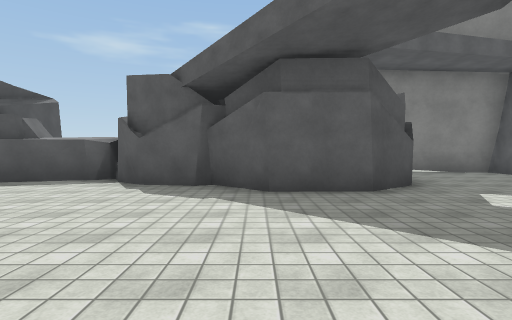
View 1 (above)

16 first-person views from a walk through a 3-D level made in the Unity game engine. The camera is 1.3 m above the floor, tilts 2° down and sees 80° across. The floor is counted in squares, 2 m on a side. Each view is taken from the middle of a square. On the plan, view 1 faces up. The plan holds only what a view shows up to about 10 squares ahead; the rest is blank. The player character is not drawn. Surface patterns are stand-ins for the level's own textures.

View 2
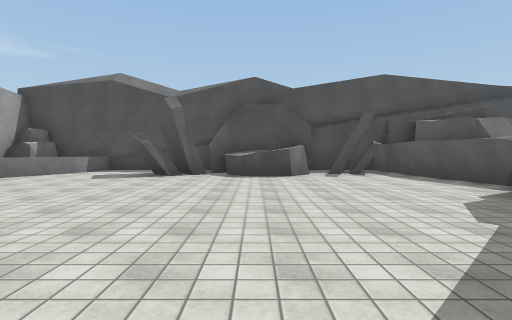

View 3
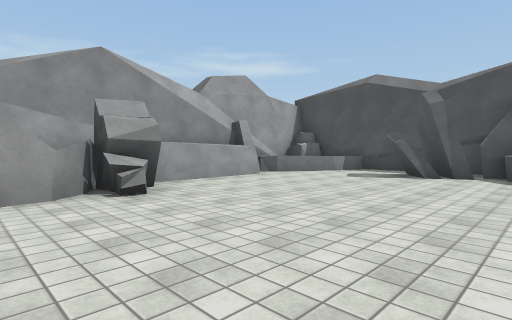

View 4
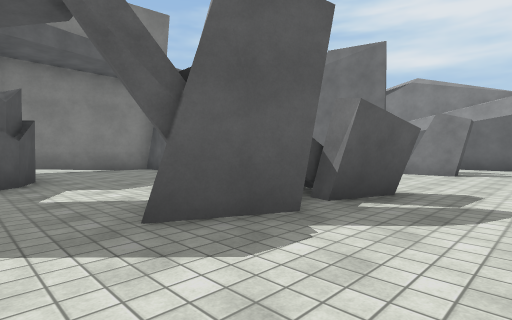

View 5
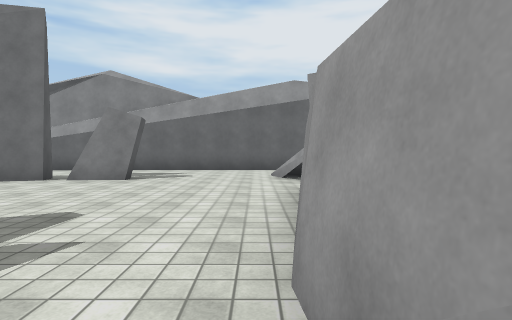

View 6
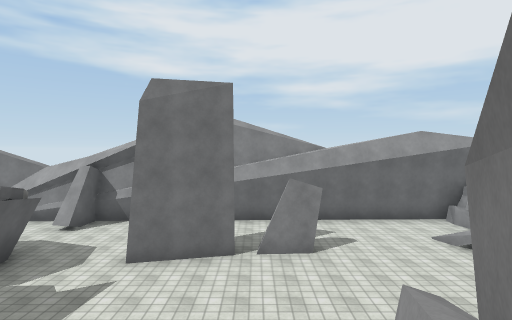

View 7
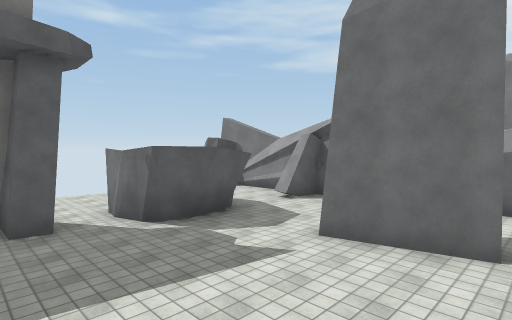

View 8
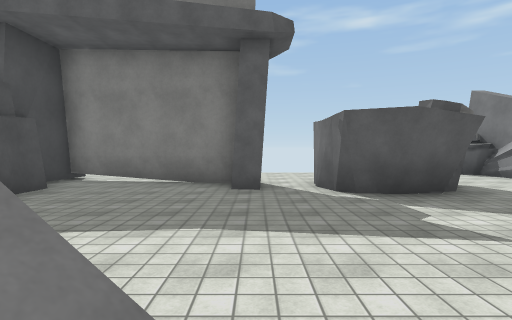

View 9
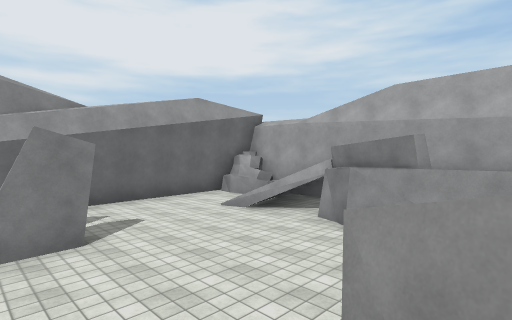

View 10
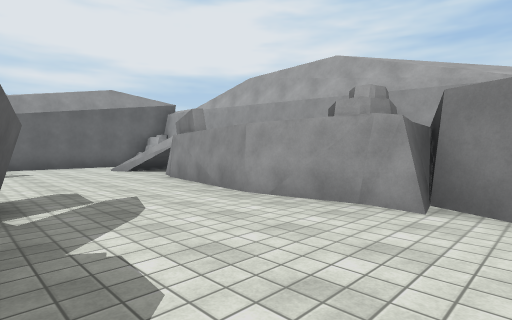

View 11
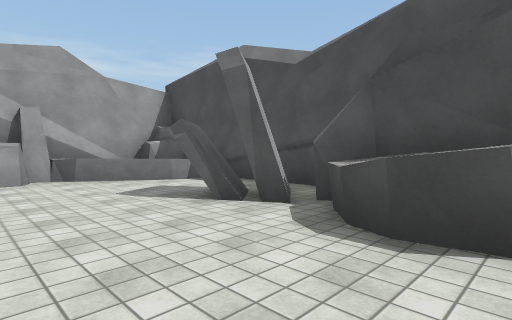

View 12
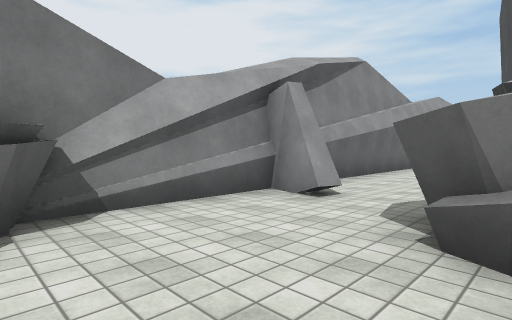

View 13
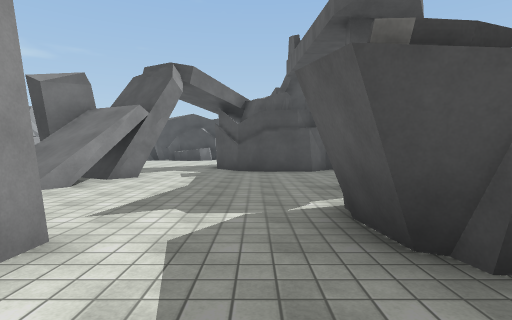

View 14
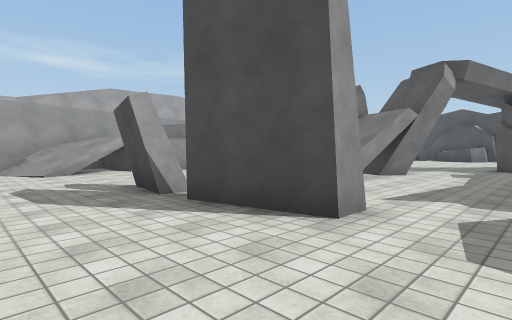

View 15
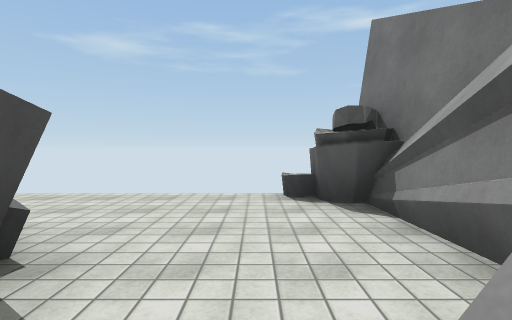

View 16
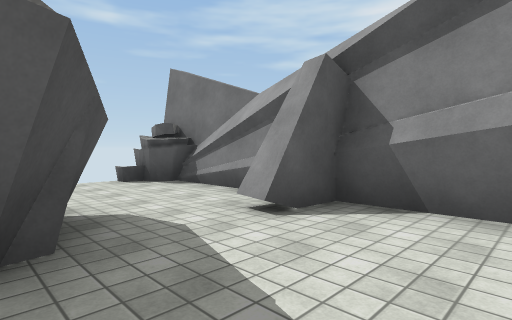

### Floor plan
Key: @ floor where view 1 was taken; # wall or solid block; x gap in a wall; . floor; / step, stairs or slope; = window, fence, low wall or low ledge; ^ raised ledge.
Columns run from 8 left of view 1 to 14 right of it. Each row starts with its distance up from view 1.
 12                      #
 11                ......##
 10           .... .......#
  9           ######.##...#
  8           #....#.##...#
  7    ####   ##.....##..##
  6 ####..### ##..........#
  5 ###.....###...........#
  4 ###...............#...#
  3  #^.........#/#/..##..#
  2  ^^.........////...x..#
  1 ##^.........##=....#..#
  0 ###.....@.............#
 -1 #.#...................#
 -2 #.....................#
 -3 #^^.....#^#########//.#
 -4 #^^^^###^  #      //=##
 -5  #########     ########

Where each view was taken, in squares from view 1:
view 1: 0 up, 0 right, facing up
view 2: 2 up, 2 right, facing left
view 3: 2 up, 2 right, facing down-left
view 4: 1 down, 2 right, facing up-right
view 5: 2 down, 4 right, facing right
view 6: 2 up, 4 right, facing right
view 7: 2 up, 6 right, facing up-right
view 8: 2 up, 7 right, facing up
view 9: 2 up, 6 right, facing down-right
view 10: 1 up, 2 right, facing down-right
view 11: 3 up, 3 left, facing down-left
view 12: 11 up, 10 right, facing down-right
view 13: 6 up, 12 right, facing left
view 14: 6 up, 13 right, facing down-left
view 15: 7 up, 12 right, facing up
view 16: 5 up, 10 right, facing up-right
